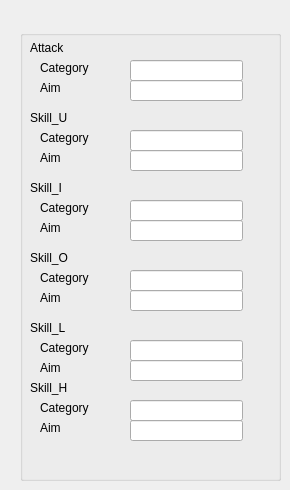
    <widget class="QWidget" name="tab_2">
     <attribute name="title">
      <string>MoveMentList</string>
     </attribute>
     <widget class="QGroupBox" name="groupBox_2">
      <property name="geometry">
       <rect>
        <x>20</x>
        <y>30</y>
        <width>261</width>
        <height>451</height>
       </rect>
      </property>
      <property name="title">
       <string/>
      </property>
      <widget class="QLabel" name="label_3">
       <property name="geometry">
        <rect>
         <x>20</x>
         <y>30</y>
         <width>61</width>
         <height>16</height>
        </rect>
       </property>
       <property name="text">
        <string>Category</string>
       </property>
      </widget>
      <widget class="QLineEdit" name="lineEdit2_1">
       <property name="geometry">
        <rect>
         <x>110</x>
         <y>30</y>
         <width>113</width>
         <height>21</height>
        </rect>
       </property>
      </widget>
      <widget class="QLabel" name="label_12">
       <property name="geometry">
        <rect>
         <x>10</x>
         <y>10</y>
         <width>81</width>
         <height>16</height>
        </rect>
       </property>
       <property name="text">
        <string>Attack</string>
       </property>
      </widget>
      <widget class="QLabel" name="label_13">
       <property name="geometry">
        <rect>
         <x>20</x>
         <y>50</y>
         <width>61</width>
         <height>16</height>
        </rect>
       </property>
       <property name="text">
        <string>Aim</string>
       </property>
      </widget>
      <widget class="QLineEdit" name="lineEdit2_2">
       <property name="geometry">
        <rect>
         <x>110</x>
         <y>50</y>
         <width>113</width>
         <height>21</height>
        </rect>
       </property>
      </widget>
      <widget class="QLabel" name="label_14">
       <property name="geometry">
        <rect>
         <x>10</x>
         <y>80</y>
         <width>81</width>
         <height>16</height>
        </rect>
       </property>
       <property name="text">
        <string>Skill_U</string>
       </property>
      </widget>
      <widget class="QLabel" name="label_8">
       <property name="geometry">
        <rect>
         <x>20</x>
         <y>100</y>
         <width>61</width>
         <height>16</height>
        </rect>
       </property>
       <property name="text">
        <string>Category</string>
       </property>
      </widget>
      <widget class="QLineEdit" name="lineEdit2_3">
       <property name="geometry">
        <rect>
         <x>110</x>
         <y>100</y>
         <width>113</width>
         <height>21</height>
        </rect>
       </property>
      </widget>
      <widget class="QLabel" name="label_15">
       <property name="geometry">
        <rect>
         <x>20</x>
         <y>120</y>
         <width>61</width>
         <height>16</height>
        </rect>
       </property>
       <property name="text">
        <string>Aim</string>
       </property>
      </widget>
      <widget class="QLineEdit" name="lineEdit2_4">
       <property name="geometry">
        <rect>
         <x>110</x>
         <y>120</y>
         <width>113</width>
         <height>21</height>
        </rect>
       </property>
      </widget>
      <widget class="QLabel" name="label_16">
       <property name="geometry">
        <rect>
         <x>10</x>
         <y>150</y>
         <width>81</width>
         <height>16</height>
        </rect>
       </property>
       <property name="text">
        <string>Skill_I</string>
       </property>
      </widget>
      <widget class="QLabel" name="label_9">
       <property name="geometry">
        <rect>
         <x>20</x>
         <y>170</y>
         <width>61</width>
         <height>16</height>
        </rect>
       </property>
       <property name="text">
        <string>Category</string>
       </property>
      </widget>
      <widget class="QLabel" name="label_17">
       <property name="geometry">
        <rect>
         <x>20</x>
         <y>190</y>
         <width>61</width>
         <height>16</height>
        </rect>
       </property>
       <property name="text">
        <string>Aim</string>
       </property>
      </widget>
      <widget class="QLineEdit" name="lineEdit2_5">
       <property name="geometry">
        <rect>
         <x>110</x>
         <y>170</y>
         <width>113</width>
         <height>21</height>
        </rect>
       </property>
      </widget>
      <widget class="QLineEdit" name="lineEdit2_6">
       <property name="geometry">
        <rect>
         <x>110</x>
         <y>190</y>
         <width>113</width>
         <height>21</height>
        </rect>
       </property>
      </widget>
      <widget class="QLabel" name="label_18">
       <property name="geometry">
        <rect>
         <x>10</x>
         <y>220</y>
         <width>81</width>
         <height>16</height>
        </rect>
       </property>
       <property name="text">
        <string>Skill_O</string>
       </property>
      </widget>
      <widget class="QLabel" name="label_10">
       <property name="geometry">
        <rect>
         <x>20</x>
         <y>240</y>
         <width>61</width>
         <height>16</height>
        </rect>
       </property>
       <property name="text">
        <string>Category</string>
       </property>
      </widget>
      <widget class="QLineEdit" name="lineEdit2_7">
       <property name="geometry">
        <rect>
         <x>110</x>
         <y>240</y>
         <width>113</width>
         <height>21</height>
        </rect>
       </property>
      </widget>
      <widget class="QLabel" name="label_19">
       <property name="geometry">
        <rect>
         <x>20</x>
         <y>260</y>
         <width>61</width>
         <height>16</height>
        </rect>
       </property>
       <property name="text">
        <string>Aim</string>
       </property>
      </widget>
      <widget class="QLineEdit" name="lineEdit2_8">
       <property name="geometry">
        <rect>
         <x>110</x>
         <y>260</y>
         <width>113</width>
         <height>21</height>
        </rect>
       </property>
      </widget>
      <widget class="QLabel" name="label_20">
       <property name="geometry">
        <rect>
         <x>10</x>
         <y>290</y>
         <width>81</width>
         <height>16</height>
        </rect>
       </property>
       <property name="text">
        <string>Skill_L</string>
       </property>
      </widget>
      <widget class="QLabel" name="label_11">
       <property name="geometry">
        <rect>
         <x>20</x>
         <y>310</y>
         <width>61</width>
         <height>16</height>
        </rect>
       </property>
       <property name="text">
        <string>Category</string>
       </property>
      </widget>
      <widget class="QLineEdit" name="lineEdit2_9">
       <property name="geometry">
        <rect>
         <x>110</x>
         <y>310</y>
         <width>113</width>
         <height>21</height>
        </rect>
       </property>
      </widget>
      <widget class="QLabel" name="label_21">
       <property name="geometry">
        <rect>
         <x>20</x>
         <y>330</y>
         <width>61</width>
         <height>16</height>
        </rect>
       </property>
       <property name="text">
        <string>Aim</string>
       </property>
      </widget>
      <widget class="QLineEdit" name="lineEdit2_10">
       <property name="geometry">
        <rect>
         <x>110</x>
         <y>330</y>
         <width>113</width>
         <height>21</height>
        </rect>
       </property>
      </widget>
      <widget class="QLabel" name="label_22">
       <property name="geometry">
        <rect>
         <x>10</x>
         <y>350</y>
         <width>81</width>
         <height>16</height>
        </rect>
       </property>
       <property name="text">
        <string>Skill_H</string>
       </property>
      </widget>
      <widget class="QLabel" name="label_23">
       <property name="geometry">
        <rect>
         <x>20</x>
         <y>370</y>
         <width>61</width>
         <height>16</height>
        </rect>
       </property>
       <property name="text">
        <string>Category</string>
       </property>
      </widget>
      <widget class="QLineEdit" name="lineEdit2_11">
       <property name="geometry">
        <rect>
         <x>110</x>
         <y>370</y>
         <width>113</width>
         <height>21</height>
        </rect>
       </property>
      </widget>
      <widget class="QLabel" name="label_24">
       <property name="geometry">
        <rect>
         <x>20</x>
         <y>390</y>
         <width>61</width>
         <height>16</height>
        </rect>
       </property>
       <property name="text">
        <string>Aim</string>
       </property>
      </widget>
      <widget class="QLineEdit" name="lineEdit2_12">
       <property name="geometry">
        <rect>
         <x>110</x>
         <y>390</y>
         <width>113</width>
         <height>21</height>
        </rect>
       </property>
      </widget>
     </widget>
    </widget>
